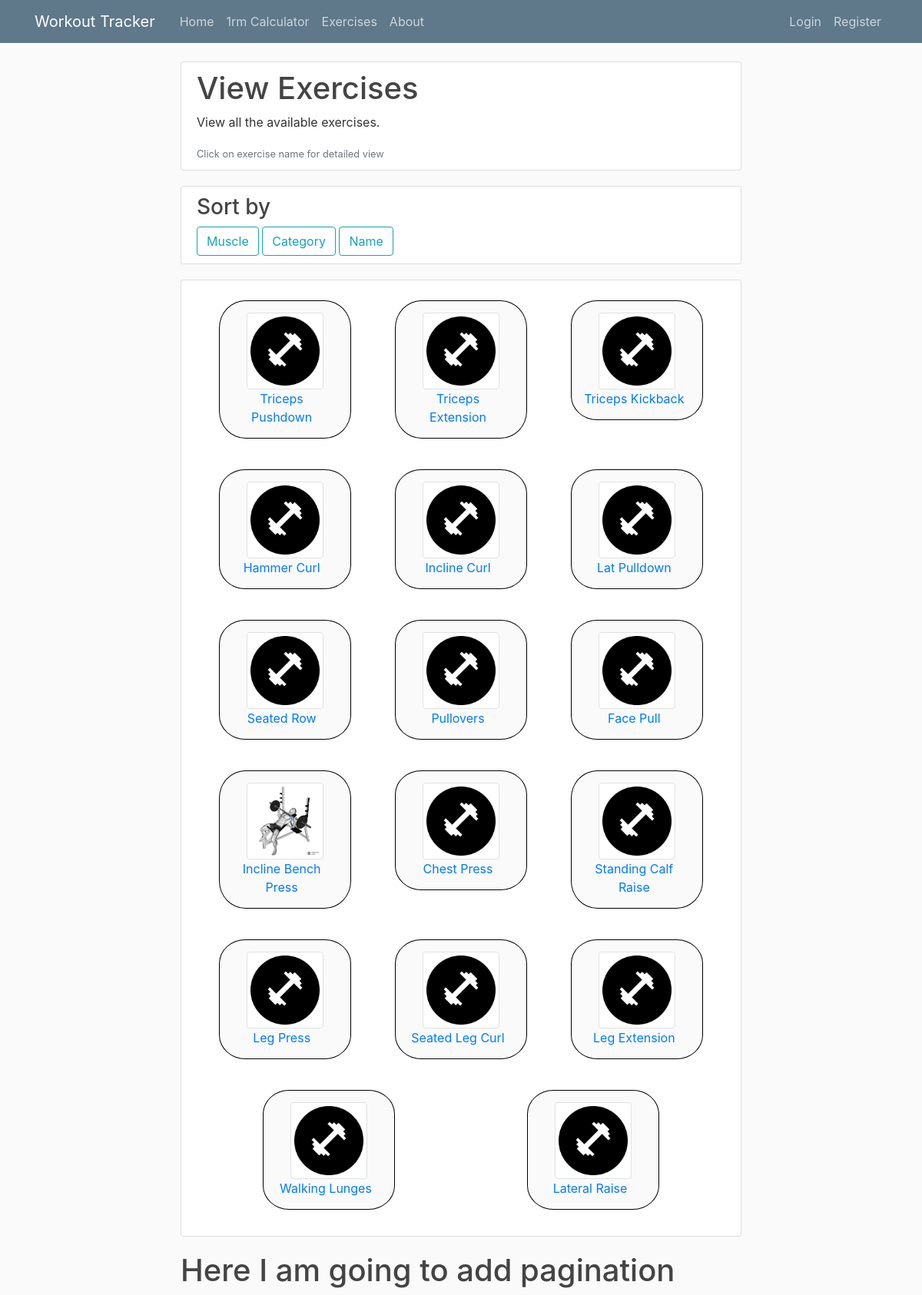
The app's page /exercises/, older data.
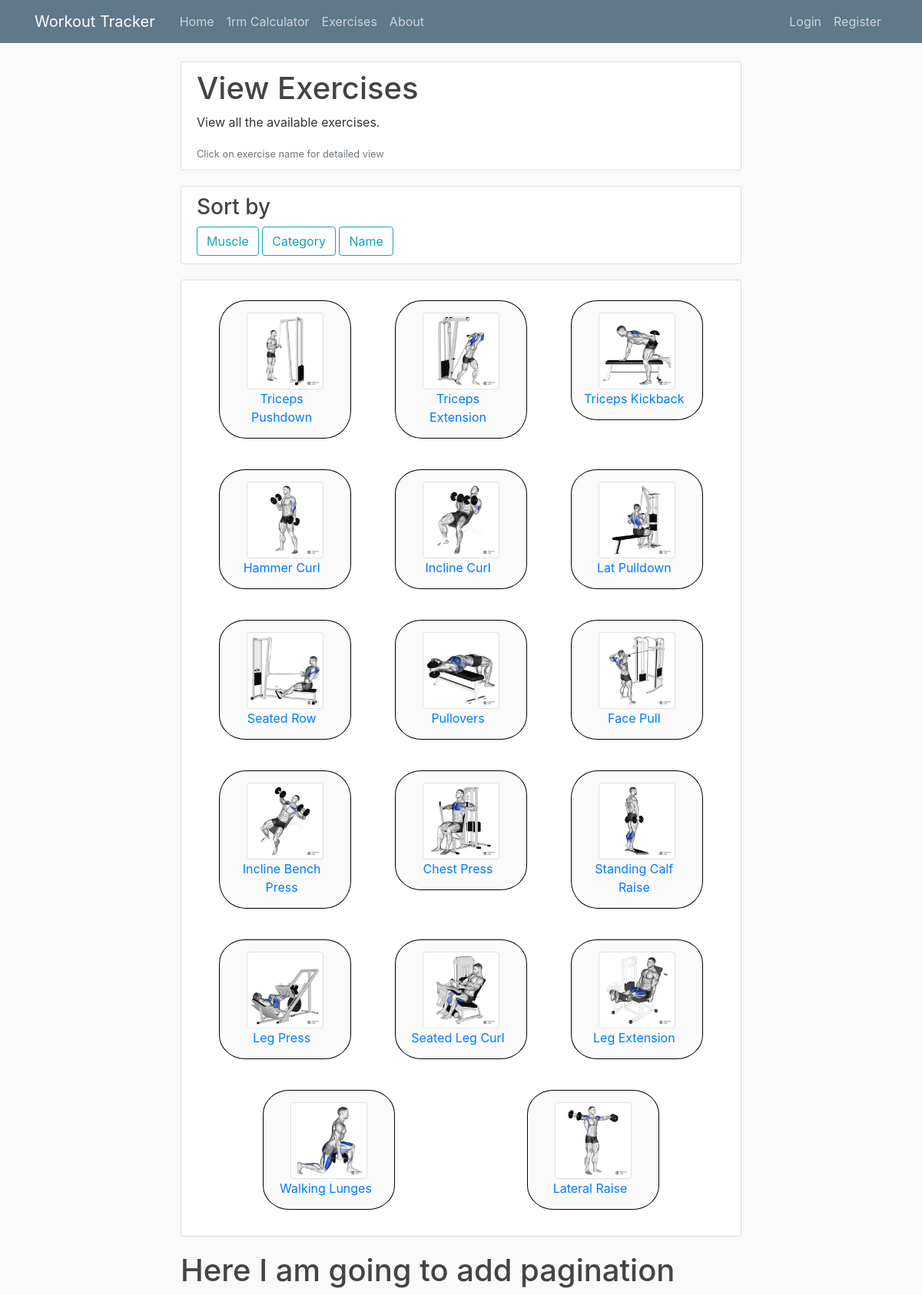
The same page, newer data.
### tracker/models.py (models this page shows, shortened)
class Exercise(models.Model):
    name = models.CharField(max_length=100)
    muscle = models.ForeignKey(Muscle, on_delete=models.CASCADE)
    category = models.ForeignKey(Category, on_delete=models.CASCADE)
    img = models.ImageField(default='defaultExercise.png', upload_to='exercise_pics', null=True)
    class Meta:
        ordering = ['muscle']

### tracker/views.py (the view)
# urls.py: path('exercises/', views.view_exercises, name='tracker-exercises'),
def view_exercises(request):
    context = {
        'exercises': Exercise.objects.all()
    }
    return render(request, 'tracker/exercises.html',context)

### tracker/templates/tracker/exercises.html
{% extends "tracker/base.html" %}
{% block content %}
    <article class="media content-section">
        <div class="media-body">
            <h1>View Exercises</h1>
            <p>View all the available exercises.</p>
            <small class="text-muted bp-2">Click on exercise name for detailed view</small>
        </div>
    </article>
    <article class="media content-section">
        <div class="media-body">
            <h3>Sort by</h3>
            <button class="btn btn-outline-info" type="Submit">Muscle</button>
            <button class="btn btn-outline-info" type="Submit">Category</button>
            <button class="btn btn-outline-info" type="Submit">Name</button>
        </div>
    </article>
    <article class="media content-section exercise-media">
        {% for exercise in exercises%}
        <div class="exercise-box col-md-3 col-sm-6 mb-4">
            <div class="d-flex justify-content-center align-items-center">
                <img class="img-thumbnail" src={{ exercise.img.url }}>
            </div>
            <div class="d-flex justify-content-center align-items-center text-center">
                <a class="mr-2" href="#">{{ exercise.name }}</a>
            </div>
        </div>
        {% endfor %}
    </article>
    <div>
        <h1>Here I am going to add pagination</h1>
    </div>
{% endblock content %}

### tracker/templates/tracker/base.html (shortened to what this page needs)
{% load static %}
<!DOCTYPE html>
<html lang="en">
    <head>
        <link rel="stylesheet" href="https://cdn.jsdelivr.net/npm/bootstrap@4.0.0/dist/css/bootstrap.min.css">
        <link rel="stylesheet" type="text/css" href="{% static 'tracker/main.css' %}"/>
    </head>
    <body>
        <header class="site-header">
            <nav class="navbar navbar-expand-md navbar-dark bg-steel fixed-top">
              <div class="container">
                <a class="navbar-brand mr-4" href="{% url 'tracker-home' %}">Workout Tracker</a>
                <div class="collapse navbar-collapse" id="navbarToggle">
                  <div class="navbar-nav mr-auto">
                    {% if user.is_authenticated %}
                      <a class="nav-item nav-link" href="{% url 'tracker-home' %}">Home</a>
                      <a class="nav-item nav-link" href="#">My workouts</a>
                      <a class="nav-item nav-link" href="{% url 'tracker-one_rep_max_calc' %}">1rm Calculator</a>
                      <a class="nav-item nav-link" href="{% url 'tracker-exercises' %}">Exercises</a>
                      <a class="nav-item nav-link" href="{% url 'tracker-about' %}">About</a>
                    {% else %}
                      <a class="nav-item nav-link" href="{% url 'tracker-home' %}">Home</a>
                      <a class="nav-item nav-link" href="{% url 'tracker-one_rep_max_calc' %}">1rm Calculator</a>
                      <a class="nav-item nav-link" href="{% url 'tracker-exercises' %}">Exercises</a>
                      <a class="nav-item nav-link" href="{% url 'tracker-about' %}">About</a>
                    {% endif %}
                  </div>
                  <div class="navbar-nav">
                    {% if user.is_authenticated %}
                      <a class="nav-item nav-link" href="{% url 'profile' %}">Profile</a>
                      <a class="nav-item nav-link" href="{% url 'logout' %}">Logout</a>
                    {% else %}
                      <a class="nav-item nav-link" href="{% url 'login' %}">Login</a>
                      <a class="nav-item nav-link" href="{% url 'register' %}">Register</a>
                    {% endif %}
                  </div>
                </div>
              </div>
            </nav>
        </header>
        <main role="main" class="container">
            <div class="row d-flex justify-content-center align-items-center">
              <div class="col-md-8">
                {% block content %}{% endblock %}
              </div>
            </div>
          </main>
    </body>
</html>

### tracker/static/tracker/main.css (style rules this page uses)
body { background: #fafafa; color: #333333; margin-top: 5rem; }
h1, h2, h3, h4, h5, h6 { color: #444444; }
.bg-steel { background-color: #5f788a; }
.site-header .navbar-nav .nav-link { color: #cbd5db; }
.content-section { background: #ffffff; padding: 10px 20px; border: 1px solid #dddddd; border-radius: 3px; margin-bottom: 20px; }
body { background-image: url('./images/bg1.jpg'); background-size: cover; background-repeat: no-repeat; }
.exercise-media { display: flex; flex-wrap: wrap; justify-content: space-around; }
.exercise-box { padding: 15px; border-color: rgb(163, 163, 163); border: black 0.1rem solid; background: rgb(250, 250, 250); border-radius: 20%; margin: 1rem; }
.img-thumbnail { width: 100px; height: 100px; }

Row changes from the older to the newer data that the page shows:
changed Exercise "Triceps Pushdown": img: picture added in place of a placeholder
changed Exercise "Triceps Extension": img: picture added in place of a placeholder
changed Exercise "Triceps Kickback": img: picture added in place of a placeholder
changed Exercise "Hammer Curl": img: picture added in place of a placeholder
changed Exercise "Incline Curl": img: picture added in place of a placeholder
changed Exercise "Lat Pulldown": img: picture added in place of a placeholder
changed Exercise "Seated Row": img: picture added in place of a placeholder
changed Exercise "Pullovers": img: picture added in place of a placeholder
changed Exercise "Face Pull": img: picture added in place of a placeholder
changed Exercise "Incline Bench Press": img: a different picture
changed Exercise "Chest Press": img: picture added in place of a placeholder
changed Exercise "Standing Calf Raise": img: picture added in place of a placeholder
changed Exercise "Leg Press": img: picture added in place of a placeholder
changed Exercise "Seated Leg Curl": img: picture added in place of a placeholder
changed Exercise "Leg Extension": img: picture added in place of a placeholder
changed Exercise "Walking Lunges": img: picture added in place of a placeholder
changed Exercise "Lateral Raise": img: picture added in place of a placeholder
